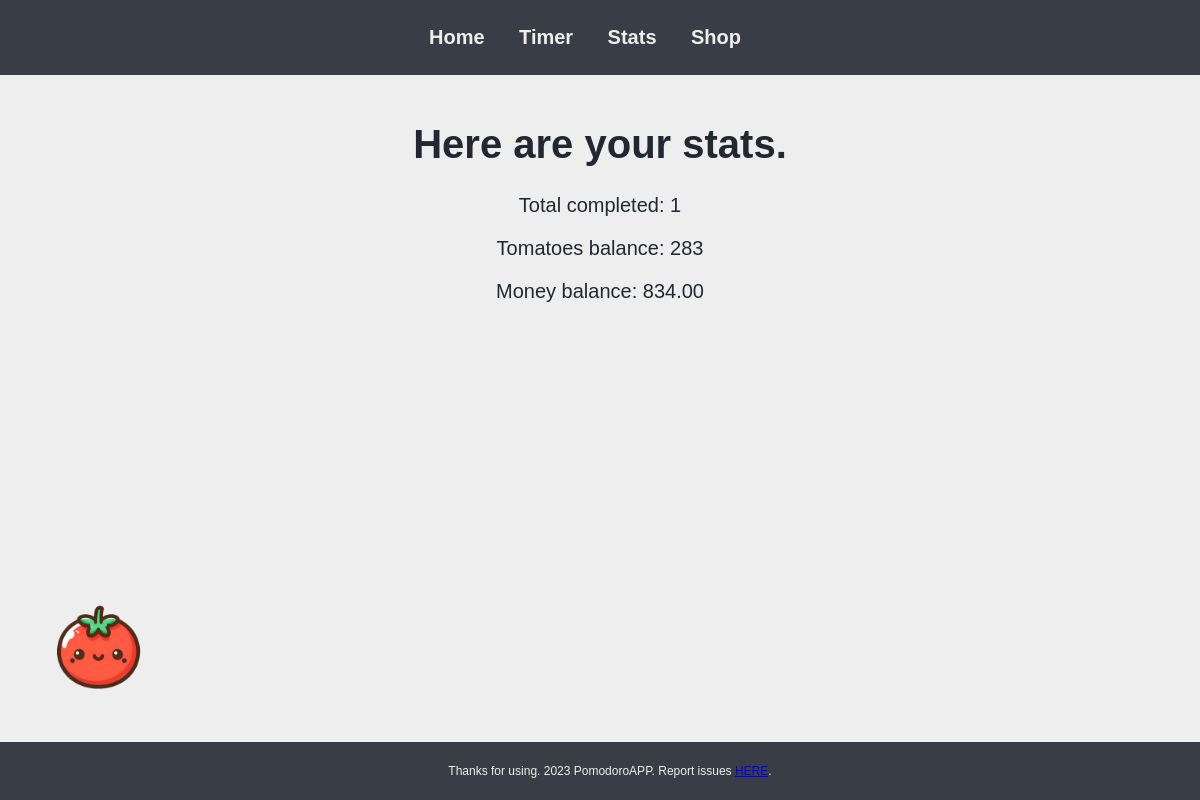
Page /stats/ on the earlier database version.
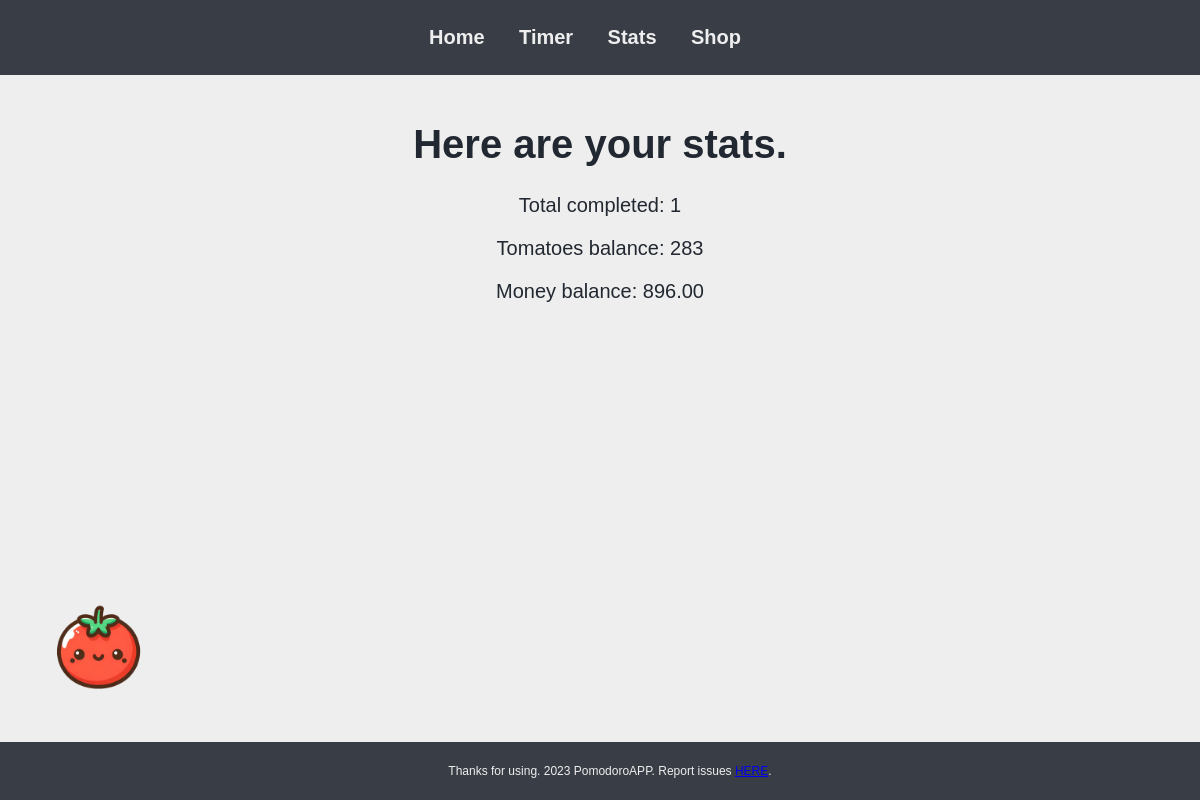
Same page on the later database version.
### app/models.py (models this page shows, shortened)
class UserStats(models.Model):
    number_of_tomatoes = models.IntegerField(default=0)
    number_of_money = models.DecimalField(max_digits=10, decimal_places=2, default=0.00)
    number_of_counts = models.IntegerField(default=0)

### app/views.py (the view)
# urls.py: path('stats/', views.stats_view, name='stats'),
def stats_view(request):
    user_stats = UserStats.objects.first()
    if user_stats is None:
        context = {
            'counts': 0,
            'tomatoes': 0,
            'money': '0.00'
        }
    else:
        context = {
            'counts': user_stats.number_of_counts,
            'tomatoes': user_stats.number_of_tomatoes,
            'money': user_stats.number_of_money
        }
    return render(request, 'stats.html', context)

### app/templates/stats.html (shortened to what this page needs)
<!DOCTYPE html>
<html lang="en">
<head>
    {% load static %}
    <link rel="stylesheet" href="{% static 'style.css' %}">
</head>
<body>
    <img src="{% static 'images/tomato.png' %}" alt="Logo" class="logo">
    <nav>
        <ul>
            <li><a href="{% url 'home' %}">Home</a></li>
            <li><a href="{% url 'timer' %}">Timer</a></li>
            <li><a href="{% url 'stats' %}">Stats</a></li>
            <li><a href="{% url 'shop' %}">Shop</a></li>
        </ul>
    </nav>
    <main>
        <h1>Here are your stats.</h1>
        <p>Total completed: {{ counts }}</p>
        <p>Tomatoes balance: {{ tomatoes }}</p>
        <p>Money balance: {{ money }}</p>
    </main>
    <footer>
        <p>Thanks for using. 2023 PomodoroAPP. Report issues <a href="https://github.com/HonzaSik">HERE</a>.</p>
    </footer>
</body>
</html>

### app/static/style.css (style rules this page uses)
:root { --primary-bg-color: #EEEEEE; --text-color: #222831; --nav-bg-color: #393E46; --nav-text-color: #EEEEEE; --main-text-color: #222831; --accent-color: #bd1515; }
.logo { z-index: 1; position: absolute; -webkit-user-drag: none; user-select: none; -moz-user-select: none; -webkit-user-select: none; -ms-user-select: none; bottom: 50px; left: 0; width: 200px; height: auto; overflow: hidden; }
body { font-family: Arial, sans-serif; margin: 0; padding: 0; background-color: var(--primary-bg-color); color: var(--text-color); overflow: hidden; }
nav { background-color: var(--nav-bg-color); color: var(--nav-text-color); padding: 10px 0; text-align: center; }
nav ul { list-style: none; padding: 0; }
nav ul li { display: inline; margin-right: 30px; }
nav ul li a { color: var(--nav-text-color); text-decoration: none; font-weight: bold; font-size: 20px; }
main { text-align: center; padding: 20px; }
main h1, main p { color: var(--main-text-color); }
main h1 { font-size: 40px; }
main p { font-size: 20px; }
footer { text-align: center; padding: 10px; bottom: 0; font-size: 12px; background-color: var(--nav-bg-color); color: var(--nav-text-color); width: 100%; position: fixed; left: 0; }

Differences in the rows shown:
changed UserStats: number_of_money "834.00" → "896.00"
